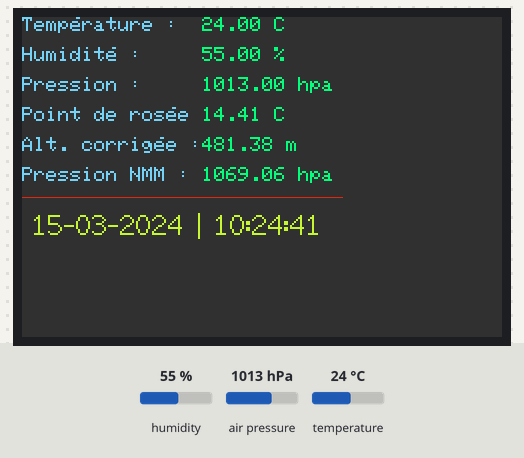
The program below on a simulated ESP32. Parts: 480×320 colour display. The inputs (shaded band) are chosen by the test bench; at power-on: humidity 55 %, air pressure 1013 hPa, temperature 24 °C. WiFi joins after 1.5 s; servers stay silent unless stated; a WiFi scan finds three made-up networks; the local clock reads 2024-03-15 10:24:30 at power-on unless the program sets it; what the program prints to the serial monitor is not drawn.

Above: at 11.9 s.
12.0 s: humidity set to 22 %
At 17.3 s:
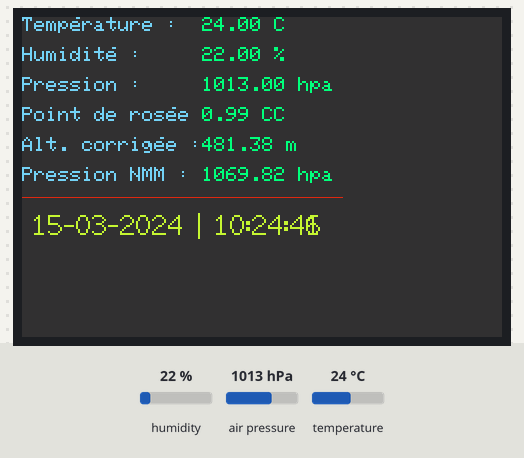
22.6 s: air pressure set to 952 hPa
At 27.2 s:
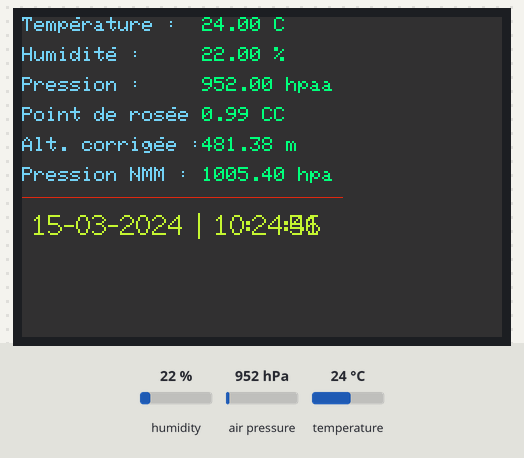
32.8 s: temperature set to 12 °C
At 37.3 s:
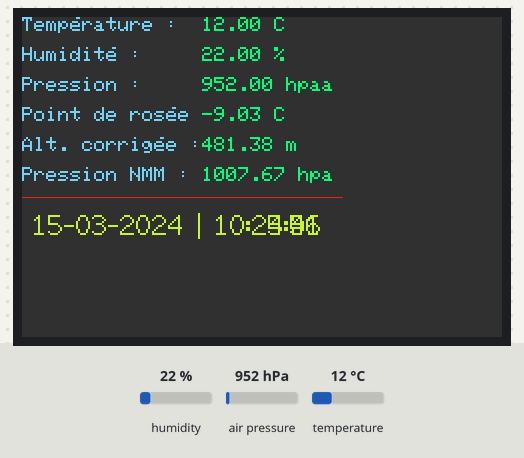
42.8 s: humidity set to 40 %
At 47.3 s:
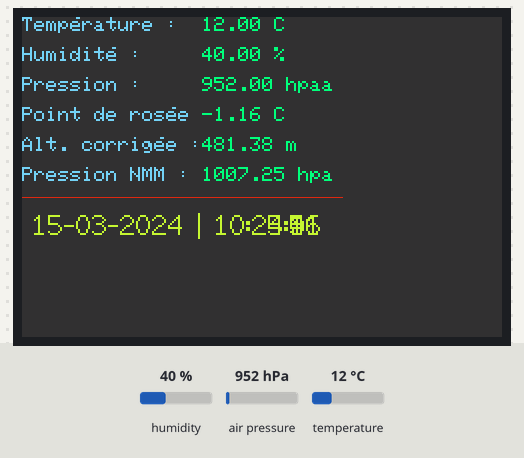
52.8 s: air pressure set to 975 hPa
At 57.3 s:
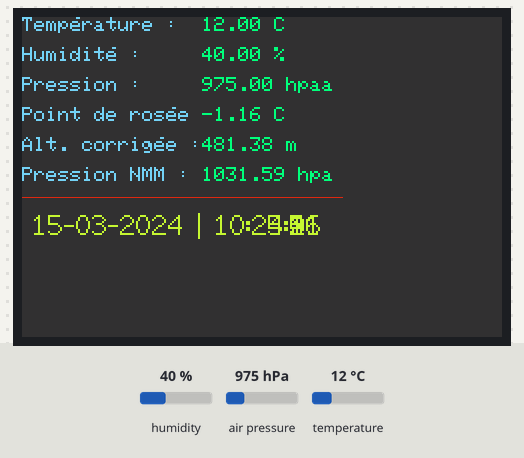
Timing chart, 0 to 58.8 s (numbered marks = the images above; inputs shaded):
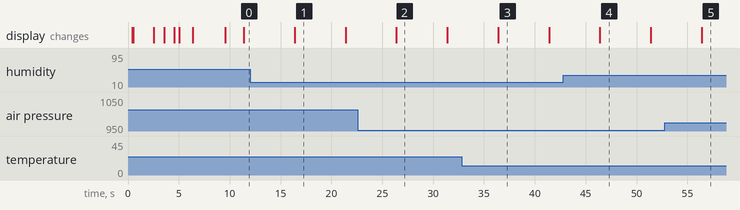

Measured:
- after the input at 22.6 s, the display: changes after 3.8 s (image 2)
- after the input at 32.8 s, the display: changes after 3.6 s (image 3)
- after the input at 42.8 s, the display: changes after 3.6 s (image 4)
- after the input at 52.8 s, the display: changes after 3.6 s (image 5)

The program:

main.cpp
```cpp
#define BLYNK_PRINT Serial

#include <Arduino.h>
#include <Adafruit_Sensor.h>
#include <Adafruit_BME280.h>
#include <WiFi.h>
#include <WiFiClient.h>
#include <BlynkSimpleEsp32.h>
#include <TFT_eSPI.h>
#include <time.h>

//Fonctions
void (*resetFunc)(void) = 0;
void temps();
void tft_capteurs();
void serial_monitor();
void ReadSensors();
String get_encryption_type(wifi_auth_mode_t encryptionType);

const char *auth = "your blynk token";
const char *mdp = "your internet password";
String ssid;
const int led0 = 32;

uint16_t moment;

BlynkTimer timer;

#define SEALEVELPRESSURE_HPA (1013.25)
Adafruit_BME280 bme;
float temperature, humidity, pressure, altitude, altIGN = 481.38, pnmm, alpha, rosee; //change altIGN from your altitude location
int x = 180, y = 0, offst = 30;

TFT_eSPI tft = TFT_eSPI();
#define TFT_GREY 0x3186 // New colour
#define TFT_TOMATE 0xD942
#define TFT_JADE 0x8752
#define TFT_ANIS 0x9F4A
#define TFT_AZUR 0x769E
#define TFT_GRIS 0xCE79
#define TFT_GREGE 0xBD73
#define TFT_CELADON 0x8532
#define TFT_NOISETTE 0x92A5
#define TFT_MENTHE 0x57D1
#define TFT_SAUGE 0x6CEE
#define VERT_PRINTEMPS 0x07EF
#define CHARTREUSE 0xC7A6
#define font 1

time_t heure;
const int decalage = 0; // la valeur dépend du fuseau horaire.
const int daylight = 2; // décalage de l'heure d'été

void setup()
{
  Serial.begin(115200);
  delay(100);
  tft.init();
  tft.setRotation(1);
  tft.setTextSize(2);
  tft.fillScreen(TFT_BLUE);
  tft.setCursor(0, 0, font);
  tft.setTextColor(TFT_JADE);
  tft.println("Initialise l\x27\x82\x63ran");
  delay(100);

  if (bme.begin(0x76))
  {
    Serial.println(F("Capteur BME280 trouvé"));
    tft.println("Capteur BME280 trouv\x82");
  }
  else
  {
    Serial.println(F("Could not find a valid BME280 sensor, check wiring!"));
    tft.println("Capteur BME280 non trouv\x82");
    tft.println("Arr\x88t programme");
    while (1)
      delay(10);
  }

  WiFi.mode(WIFI_STA);

  //SCANNE LES RESEAUX WIFI

  Serial.println("uPesy WiFi Scan");
  Serial.println("[*] Scanning WiFi network");
  tft.print("[*] Scanne WiFi:");

  // WiFi.scanNetworks will return the number of networks found
  int n = WiFi.scanNetworks();
  Serial.println("[*] Scan done");
  tft.println("Ok! fait");
  if (n == 0)
  {
    Serial.println("[-] No WiFi networks found");
    tft.println("Pas de WiFi");
  }
  else
  {
    Serial.println((String) + n + " WiFi networks found\n");
    tft.println((String) + n + " WiFi trouv\x82s");
    for (int i = 0; i < n; ++i)
    {
      // Print SSID, RSSI and WiFi Encryption chaque network trouvé
      Serial.print(i + 1);
      tft.print(i + 1);
      Serial.print(": ");
      tft.print(" : ");
      Serial.print(WiFi.SSID(i));
      tft.print(WiFi.SSID(i));
      Serial.print(" (");
      tft.print(" (");
      Serial.print(WiFi.RSSI(i));
      tft.print(WiFi.RSSI(i));
      Serial.print(" dB) [");
      tft.println(" db)");
      tft.print(" [");
      Serial.print(get_encryption_type(WiFi.encryptionType(i)));
      tft.print(get_encryption_type(WiFi.encryptionType(i)));
      Serial.println("]");
      tft.println("]");
      delay(10);
      if (WiFi.SSID(i) == "your ssid" || WiFi.SSID(i) == "another ssid") //change it to your ssid home
      {
        ssid = WiFi.SSID(i);
        Serial.println((String) "Se connecte à " + ssid + "\n");
        tft.println((String) "Se connecte \x85 " + ssid);
        break;
      }
    }
  }
  Serial.println("");
  char *id = const_cast<char *>(ssid.c_str()); //string to char
  //********************************
  WiFi.begin(id, mdp);
  uint32_t startTime = millis();
  while (WiFi.status() != WL_CONNECTED && millis() - startTime < 30000)
  {
    delay(1000);
    Serial.print('.');
    tft.print(".");
  }
  Serial.println();
  tft.println();
  // Check connection
  if (WiFi.status() == WL_CONNECTED)
  {
    Serial.print(F("WiFi connecté l'adresse IP : "));
    tft.println("WiFi connect\x82 \x85");
    Serial.println(WiFi.localIP());
    tft.println(WiFi.localIP());
  }
  else
  {
    Serial.print(F("Connexion WiFi vers : "));
    tft.println("Connexion WiFi vers");
    Serial.print(id);
    tft.print(id);
    Serial.println(F(" Echec !")); //if failed
    tft.println(" Echec");
    WiFi.disconnect();
    while (1)
      delay(10);
  }
  delay(500);
  //********************************
  configTime(decalage * 3600, daylight * 3600, "fr.pool.ntp.org"); //serveurs canadiens ca.pool.ntp.org
  // en Europe, europe.pool.ntp.org ou fr.pool.ntp.org

  Serial.println("Attente date et heure");
  tft.println("Attente date et heure");
  while (time(nullptr) <= 100000)
  {
    Serial.print(".");
    tft.print(".");
    delay(1000);
  }
  Serial.println();
  tft.println();
  //********************************
  Blynk.config(auth);
  Blynk.disconnect();
  delay(1000);
  Blynk.connect(); //cpnnect to Blynk cloud
  tft.println("Se connecte \x85 Blynk");
  startTime = millis();
  while (millis() - startTime < 30000UL)
  {
    Serial.print(".");
    tft.print(".");
    if (Blynk.connected())
      break;
  }
  Serial.println();
  tft.println();
  if (Blynk.connected())
  {
    Serial.println(F("BLYNK service connected..."));
    tft.println("Blynk connect\x82...");
  }
  else
  {
    Serial.println(F("TIMEOUT ERROR ! Déconnexion..."));
    Blynk.disconnect();
  }

  //Blynk.begin(auth, id, mdp);
  //tft.println("Se connecte \x85 Blynk");
  timer.setInterval(5000L, ReadSensors); // read sensor every 5s

  delay(3000);
  tft.fillScreen(TFT_GREY);
  tft.setTextColor(TFT_AZUR, TFT_GREY); // Adding a background colour erases previous text automatically
  tft.setCursor(0, 0, font);
  tft.print("Temp\x82rature : ");
  tft.setCursor(0, 30, font);
  tft.print("Humidit\x82 : ");
  tft.setCursor(0, 60, font);
  tft.print("Pression : ");
  tft.setCursor(0, 90, font);
  tft.print("Point de ros\x82\x65 : ");
  tft.setCursor(0, 120);
  tft.print("Alt. corrig\x82\x65 :");
  tft.setCursor(0, 150);
  tft.print("Pression NMM :");

  tft.drawLine(0, 180, 320, 180, TFT_TOMATE);
  //tft.setCursor(40, 192);
  //tft.setTextColor(TFT_SAUGE, TFT_GREY);
  //tft.setTextFont(2);
  //tft.print("ESP32-Wroom Upesy");

  //tft.setTextColor(VERT_PRINTEMPS, TFT_GREY);
}
void loop()
{
  Blynk.run();
  timer.run();
}

//time and date
void temps()
{
  tft.setCursor(10, 192);
  tft.setTextFont(2);
  tft.setTextColor(CHARTREUSE, TFT_GREY);

  time(&heure);
  struct tm *timeinfo;
  String contenu;
  timeinfo = localtime(&heure);
  moment = timeinfo->tm_mday;
  contenu = ((moment < 10) ? "0" + String(moment) : String(moment)) + "-";
  moment = timeinfo->tm_mon + 1;
  contenu += ((moment < 10) ? "0" + String(moment) : String(moment)) + "-" + String(timeinfo->tm_year + 1900) + " | ";
  moment = timeinfo->tm_hour;
  contenu += ((moment < 10) ? "0" + String(moment) : String(moment)) + ":";
  moment = timeinfo->tm_min;
  contenu += ((moment < 10) ? "0" + String(moment) : String(moment)) + ":";
  moment = timeinfo->tm_sec;
  contenu += (moment < 10) ? "0" + String(moment) : String(moment);

  tft.print(contenu);
  Serial.println(contenu);
}

//to add a button on Blynk app to reset ESP32
BLYNK_WRITE(V0) // Reset
{
  if (param.asInt() == 1)
  {
    resetFunc();
    delay(5000);
  }
}

void tft_capteurs()
{
  tft.setTextColor(VERT_PRINTEMPS, TFT_GREY);
  tft.setCursor(x, y, font);
  tft.print(temperature);
  tft.print(" C");
  y = offst;
  tft.setCursor(x, y, font);
  tft.print(humidity);
  tft.print(" %");
  y += offst;
  tft.setCursor(x, y, font);
  tft.print(pressure);
  tft.print(" hpa");
  y += offst;
  tft.setCursor(x, y, font);
  tft.print(rosee);
  tft.print(" C");
  y += offst;
  tft.setCursor(x, y);
  tft.print(altIGN);
  tft.print(" m");
  y += offst;
  tft.setCursor(x, y);
  tft.print(pnmm);
  tft.print(" hpa");
  y = 0;
}

void serial_monitor()
{
  Serial.println("------------------");
  Serial.println((String) "Température : " + temperature);
  Serial.println((String) "Humidité : " + humidity);
  Serial.println((String) "Pression : " + pnmm);
  Serial.println((String) "Point de rosée : " + rosee);
  Serial.println((String) "Altitude corrigée : " + altIGN);
  Serial.println("------------------");
}

void ReadSensors()
{
  temperature = bme.readTemperature();
  pressure = bme.readPressure() / 100.0F;
  humidity = bme.readHumidity();
  //calcul du point de rosée  (formule de Heinrich Gustav Magnus-Tetens)
  alpha = log(humidity / 100.0F) + (17.27 * temperature) / (237.3 + temperature);
  rosee = (237.3 * alpha) / (17.27 - alpha);
  pnmm = pressure * exp(9.80665 / (287.05 * (temperature + 273.15 + 0.12 * humidity + 0.0065 * altIGN / 2)) * altIGN);

  Blynk.virtualWrite(V1, pnmm);        // write pressure to V1 value display widget
  Blynk.virtualWrite(V2, temperature); // write temperature to V2 value display widget
  Blynk.virtualWrite(V3, humidity);
  Blynk.virtualWrite(V5, rosee);
  Blynk.virtualWrite(V4, altIGN);

  tft_capteurs();
  serial_monitor();
  temps();
}

String get_encryption_type(wifi_auth_mode_t encryptionType)
{
  String encryptage;
  switch (encryptionType)
  {
  case (WIFI_AUTH_OPEN):
    encryptage = "Open";
    break;
  case (WIFI_AUTH_WEP):
    encryptage = "WEP";
    break;
  case (WIFI_AUTH_WPA_PSK):
    encryptage = "WPA_PSK";
    break;
  case (WIFI_AUTH_WPA2_PSK):
    encryptage = "WPA2_PSK";
    break;
  case (WIFI_AUTH_WPA_WPA2_PSK):
    encryptage = "WPA_WPA2_PSK";
  case (WIFI_AUTH_WPA2_ENTERPRISE):
    encryptage = "WPA2_ENTERPRISE";
    break;
  default:
    encryptage = "Nothing found";
    break;
  }
  return encryptage;
}
/*
# calcul du point de rosée  (formule de Heinrich Gustav Magnus-Tetens)
    alpha = math.log(humidite / 100.0) + (17.27 * temperature) / (237.3 + temperature)
    rosee = (237.3 * alpha) / (17.27 - alpha)
*/
```
